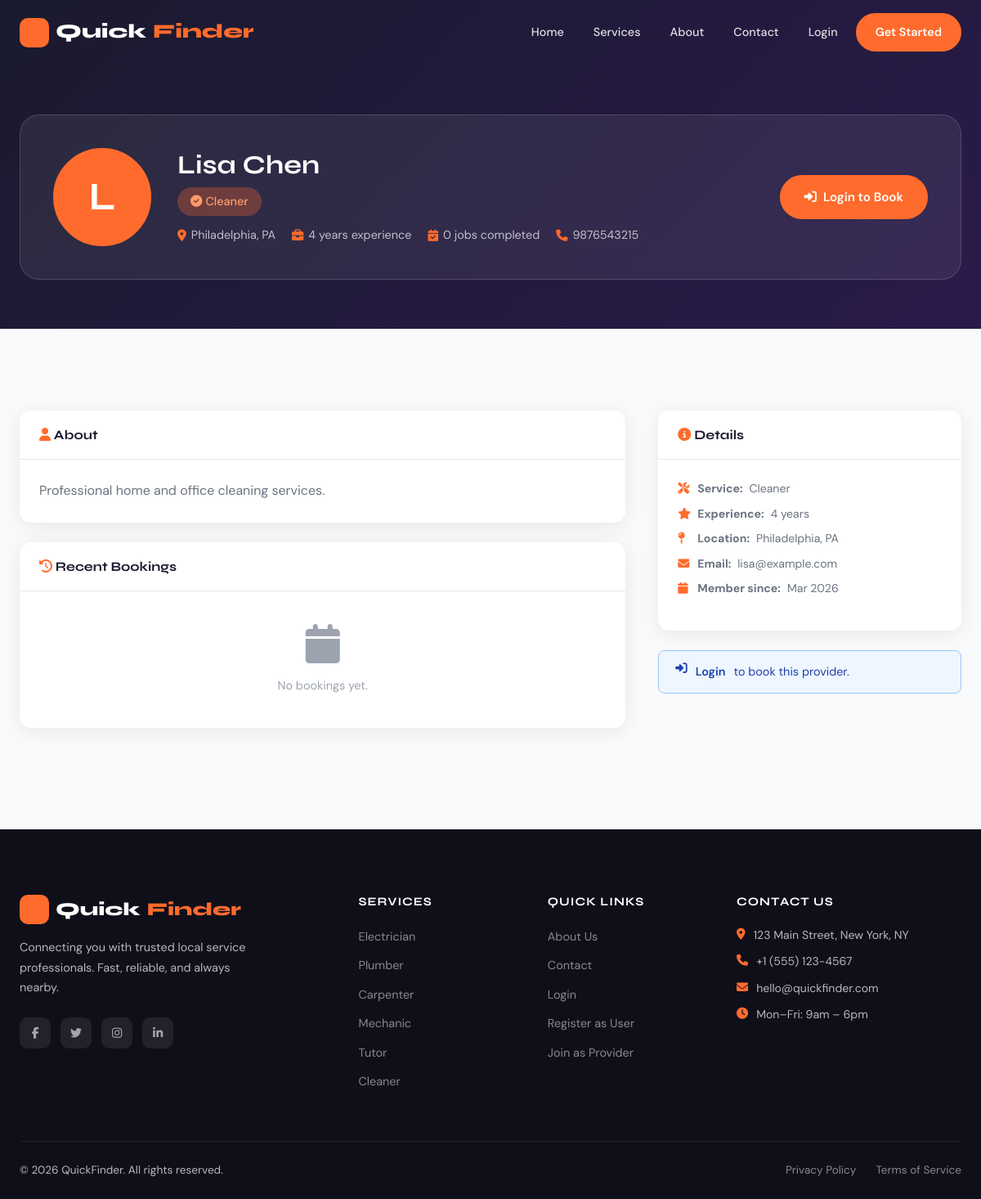
The app's page /provider_profile.php?id=6 with its own data.
### tables this page shows
CREATE TABLE IF NOT EXISTS service_providers (
    id INT AUTO_INCREMENT PRIMARY KEY,
    name VARCHAR(100) NOT NULL,
    email VARCHAR(150) UNIQUE NOT NULL,
    phone VARCHAR(20) NOT NULL,
    category VARCHAR(100) NOT NULL,
    experience INT DEFAULT 0,
    location VARCHAR(200) NOT NULL,
    bio TEXT,
    password VARCHAR(255) NOT NULL,
    status ENUM('pending','approved','rejected') DEFAULT 'pending',
    profile_image VARCHAR(255) DEFAULT NULL,
    created_at TIMESTAMP DEFAULT CURRENT_TIMESTAMP
);

### provider_profile.php (the view, shortened to what this page needs)
<?php
require_once 'connect.php';
require_once 'header.php';
$id = (int)($_GET['id'] ?? 0);
$provider = mysqli_fetch_assoc(mysqli_query($conn, "SELECT * FROM service_providers WHERE id=$id AND status='approved'"));
$bookingCount = mysqli_fetch_assoc(mysqli_query($conn, "SELECT COUNT(*) as c FROM bookings WHERE provider_id=$id AND status IN ('accepted','completed')"))['c'];
?>
<div class="profile-hero">
    <div class="container">
        <div class="profile-header-card">
            <div class="profile-avatar-lg"><?= strtoupper(substr($provider['name'],0,1)) ?></div>
            <div class="profile-info" style="flex:1;">
                <h1><?= htmlspecialchars($provider['name']) ?></h1>
                <span class="provider-badge" style="font-size:.9rem;padding:6px 16px;">
                    <i class="fas fa-check-circle"></i> <?= htmlspecialchars($provider['category']) ?>
                </span>
                <div class="meta">
                    <span><i class="fas fa-map-marker-alt"></i><?= htmlspecialchars($provider['location']) ?></span>
                    <span><i class="fas fa-briefcase"></i><?= $provider['experience'] ?> years experience</span>
                    <span><i class="fas fa-calendar-check"></i><?= $bookingCount ?> jobs completed</span>
                    <span><i class="fas fa-phone"></i><?= htmlspecialchars($provider['phone']) ?></span>
                </div>
            </div>
            <div>
                <?php if (isset($_SESSION['user_id'])): ?>
                <a href="book_service.php?provider_id=<?= $provider['id'] ?>" class="btn btn-primary">
                    <i class="fas fa-calendar-plus"></i> Book Now
                </a>
                <?php else: ?>
                <a href="login.php" class="btn btn-primary"><i class="fas fa-sign-in-alt"></i> Login to Book</a>
                <?php endif; ?>
            </div>
        </div>
    </div>
</div>
<section class="section-pad" style="background:var(--bg-alt);">
    <div class="container">
        <div style="display:grid;grid-template-columns:2fr 1fr;gap:40px;align-items:start;" class="profile-grid">
            <div>
                <?php if ($provider['bio']): ?>
                <div class="table-card" style="margin-bottom:24px;">
                    <div class="table-card-header"><h3><i class="fas fa-user" style="color:var(--primary)"></i> About</h3></div>
                    <div style="padding:24px;line-height:1.8;color:var(--text-muted);">
                        <?= nl2br(htmlspecialchars($provider['bio'])) ?>
                    </div>
                </div>
                <?php endif; ?>
                <div class="table-card">
                    <div class="table-card-header"><h3><i class="fas fa-history" style="color:var(--primary)"></i> Recent Bookings</h3></div>
                    <?php
                    $bkgs = mysqli_query($conn, "SELECT b.*, u.name as user_name FROM bookings b JOIN users u ON b.user_id=u.id WHERE b.provider_id=$id ORDER BY b.created_at DESC LIMIT 5");
                    $bkgCount = mysqli_num_rows($bkgs);
                    ?>
                    <?php if ($bkgCount === 0): ?>
                    <div class="empty-state" style="padding:40px;"><i class="fas fa-calendar"></i><p>No bookings yet.</p></div>
                    <?php endif; ?>
                </div>
            </div>
            <div>
                <div class="table-card" style="margin-bottom:24px;">
                    <div class="table-card-header"><h3><i class="fas fa-info-circle" style="color:var(--primary)"></i> Details</h3></div>
                    <div style="padding:24px;">
                        <div class="provider-meta">
                            <span><i class="fas fa-tools"></i><strong>Service:</strong> <?= htmlspecialchars($provider['category']) ?></span>
                            <span><i class="fas fa-star"></i><strong>Experience:</strong> <?= $provider['experience'] ?> years</span>
                            <span><i class="fas fa-map-pin"></i><strong>Location:</strong> <?= htmlspecialchars($provider['location']) ?></span>
                            <span><i class="fas fa-envelope"></i><strong>Email:</strong> <?= htmlspecialchars($provider['email']) ?></span>
                            <span><i class="fas fa-calendar"></i><strong>Member since:</strong> <?= date('M Y', strtotime($provider['created_at'])) ?></span>
                        </div>
                    </div>
                </div>
                <?php if (isset($_SESSION['user_id'])): ?>
                <div class="table-card">
                    <div class="table-card-header"><h3><i class="fas fa-calendar-plus" style="color:var(--primary)"></i> Quick Book</h3></div>
                    <div style="padding:24px;">
                        <a href="book_service.php?provider_id=<?= $provider['id'] ?>" class="btn btn-primary w-100 justify-center">
                            <i class="fas fa-bolt"></i> Book This Provider
                        </a>
                    </div>
                </div>
                <?php else: ?>
                <div class="alert alert-info"><i class="fas fa-sign-in-alt"></i> <a href="login.php" style="color:inherit;font-weight:600;">Login</a> to book this provider.</div>
                <?php endif; ?>
            </div>
        </div>
    </div>
</section>
<?php require_once 'footer.php'; ?>

### css/style.css (style rules this page uses)
:root { --primary: #ff6b2c; --primary-dark: #e55a1a; --primary-light: #fff3ee; --accent: #1a1a2e; --accent2: #16213e; --text: #1a1a2e; --text-muted: #6b7280; --text-light: #9ca3af; --bg: #ffffff; --bg-alt: #f9fafb; --bg-dark: #0f0f1a; --border: #e5e7eb; --border-dark: #d1d5db; --card-shadow: 0 4px 24px rgba(0, 0, 0, 0.08); --card-shadow-hover: 0 12px 40px rgba(255, 107, 44, 0.15); --radius: 14px; --radius-sm: 8px; --radius-lg: 24px; --transition: all 0.3s cubic-bezier(0.4, 0, 0.2, 1); --font-head: "Syne", sans-serif; --font-body: "DM Sans", sans-serif; --pending: #f59e0b; --accepted: #10b981; --rejected: #ef4444; --completed: #3b82f6; }
*, *::before, *::after { box-sizing: border-box; margin: 0; padding: 0; }
html { scroll-behavior: smooth; }
body { font-family: var(--font-body); color: var(--text); background: var(--bg); line-height: 1.6; overflow-x: hidden; }
h1, h2, h3, h4, h5, h6 { font-family: var(--font-head); line-height: 1.2; font-weight: 700; }
a { text-decoration: none; color: inherit; transition: var(--transition); }
.container { max-width: 1200px; margin: 0 auto; padding: 0 24px; }
.section-pad { padding: 100px 0; }
.btn { display: inline-flex; align-items: center; gap: 8px; padding: 13px 28px; border-radius: 100px; font-family: var(--font-body); font-size: 0.95rem; font-weight: 600; cursor: pointer; border: 2px solid transparent; transition: var(--transition); white-space: nowrap; }
.btn-primary { background: var(--primary); color: #fff; border-color: var(--primary); }
.provider-badge { display: inline-flex; align-items: center; gap: 4px; background: rgba(255, 107, 44, 0.3); color: #ff9a6c; padding: 4px 12px; border-radius: 100px; font-size: 0.78rem; font-weight: 500; }
.provider-meta { display: flex; flex-direction: column; gap: 8px; margin-bottom: 16px; }
.provider-meta span { display: flex; align-items: center; gap: 8px; font-size: 0.88rem; color: var(--text-muted); }
.provider-meta i { color: var(--primary); width: 16px; }
.alert { padding: 14px 20px; border-radius: var(--radius-sm); font-size: 0.9rem; margin-bottom: 20px; display: flex; align-items: flex-start; gap: 10px; }
.alert-info { background: #eff6ff; color: #1e40af; border: 1px solid #93c5fd; }
.table-card { background: var(--bg); border-radius: var(--radius); box-shadow: var(--card-shadow); overflow: hidden; margin-bottom: 24px; }
.table-card-header { padding: 20px 24px; border-bottom: 1px solid var(--border); display: flex; align-items: center; justify-content: space-between; flex-wrap: wrap; gap: 12px; }
.table-card-header h3 { font-size: 1rem; color: var(--accent); }
.profile-hero { background: linear-gradient(135deg, var(--accent), #2a1a4a); padding: 140px 0 60px; }
.profile-header-card { background: rgba(255, 255, 255, 0.07); border: 1px solid rgba(255, 255, 255, 0.15); border-radius: var(--radius-lg); padding: 40px; display: flex; align-items: center; gap: 32px; flex-wrap: wrap; }
.profile-avatar-lg { width: 120px; height: 120px; border-radius: 50%; border: 4px solid var(--primary); background: var(--primary); display: flex; align-items: center; justify-content: center; font-size: 3rem; color: #fff; font-family: var(--font-head); font-weight: 700; flex-shrink: 0; }
.profile-info h1 { color: #fff; font-size: 2rem; margin-bottom: 8px; }
.profile-info .meta { display: flex; flex-wrap: wrap; gap: 20px; margin-top: 12px; }
.profile-info .meta span { color: rgba(255, 255, 255, 0.7); font-size: 0.9rem; display: flex; align-items: center; gap: 6px; }
.profile-info .meta i { color: var(--primary); }
.empty-state { text-align: center; padding: 60px 24px; }
.empty-state i { font-size: 3rem; color: var(--text-light); margin-bottom: 16px; }
.empty-state p { color: var(--text-light); font-size: 0.9rem; }

### records on screen
service_providers: name "L", name "Lisa Chen", category "Cleaner", location "Philadelphia, PA", experience "4", phone "9876543215", bio "Professional home and office cleaning services.", email "lisa@example.com", created_at "Mar 2026"

### other values on screen
$bookingCount "0"
